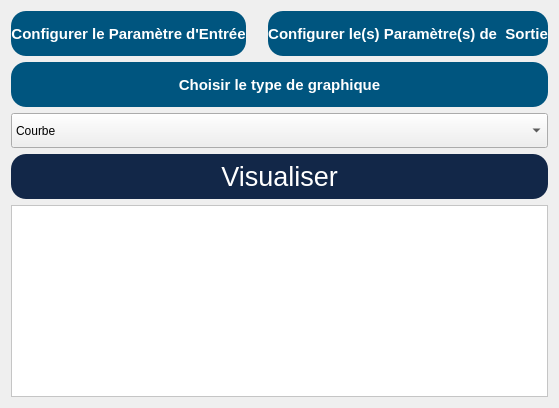
             <widget class="QWidget" name="page_4">
              <layout class="QGridLayout" name="gridLayout_15">
               <item row="0" column="0">
                <layout class="QHBoxLayout" name="horizontalLayout_41">
                 <property name="spacing">
                  <number>22</number>
                 </property>
                 <item>
                  <widget class="QPushButton" name="Browse_Files_18">
                   <property name="minimumSize">
                    <size>
                     <width>100</width>
                     <height>45</height>
                    </size>
                   </property>
                   <property name="styleSheet">
                    <string notr="true">QPushButton{
 background-color: rgb(0, 85, 127);
 color: rgb(255, 255, 255);
 border: none;
 border-radius: 15px;
 font-weight: bold;
 font-size:15px
}</string>
                   </property>
                   <property name="text">
                    <string>Configurer le Paramètre d'Entrée</string>
                   </property>
                   <property name="checkable">
                    <bool>true</bool>
                   </property>
                   <property name="autoExclusive">
                    <bool>true</bool>
                   </property>
                  </widget>
                 </item>
                 <item>
                  <widget class="QPushButton" name="Browse_Files_19">
                   <property name="minimumSize">
                    <size>
                     <width>100</width>
                     <height>45</height>
                    </size>
                   </property>
                   <property name="styleSheet">
                    <string notr="true">QPushButton{
 background-color: rgb(0, 85, 127);
 color: rgb(255, 255, 255);
 border: none;
 border-radius: 15px;
 font-weight: bold;
 font-size:15px
}</string>
                   </property>
                   <property name="text">
                    <string>Configurer le(s) Paramètre(s) de  Sortie</string>
                   </property>
                   <property name="checkable">
                    <bool>true</bool>
                   </property>
                   <property name="autoExclusive">
                    <bool>true</bool>
                   </property>
                  </widget>
                 </item>
                </layout>
               </item>
               <item row="1" column="0">
                <widget class="QPushButton" name="Browse_Files_27">
                 <property name="minimumSize">
                  <size>
                   <width>100</width>
                   <height>45</height>
                  </size>
                 </property>
                 <property name="styleSheet">
                  <string notr="true">QPushButton{
 background-color: rgb(0, 85, 127);
 color: rgb(255, 255, 255);
 border: none;
 border-radius: 15px;
 font-weight: bold;
 font-size:15px
}</string>
                 </property>
                 <property name="text">
                  <string>Choisir le type de graphique</string>
                 </property>
                 <property name="checkable">
                  <bool>true</bool>
                 </property>
                 <property name="autoExclusive">
                  <bool>true</bool>
                 </property>
                </widget>
               </item>
               <item row="2" column="0">
                <widget class="QComboBox" name="comboBox">
                 <property name="minimumSize">
                  <size>
                   <width>0</width>
                   <height>35</height>
                  </size>
                 </property>
                 <property name="maximumSize">
                  <size>
                   <width>16777215</width>
                   <height>35</height>
                  </size>
                 </property>
                 <property name="styleSheet">
                  <string notr="true">color: rgb(0, 0, 0);</string>
                 </property>
                 <item>
                  <property name="text">
                   <string>Courbe</string>
                  </property>
                 </item>
                 <item>
                  <property name="text">
                   <string>Histogramme</string>
                  </property>
                 </item>
                 <item>
                  <property name="text">
                   <string>Diagramme de dispersion</string>
                  </property>
                 </item>
                </widget>
               </item>
               <item row="3" column="0">
                <widget class="QPushButton" name="Start_analysis_button_8">
                 <property name="minimumSize">
                  <size>
                   <width>185</width>
                   <height>45</height>
                  </size>
                 </property>
                 <property name="font">
                  <font>
                   <pointsize>20</pointsize>
                  </font>
                 </property>
                 <property name="styleSheet">
                  <string notr="true">QPushButton {
border-radius: 15px; 
color: rgb(255, 255, 255);
background-color: rgb(18, 39, 72);

}</string>
                 </property>
                 <property name="text">
                  <string>Visualiser</string>
                 </property>
                 <property name="icon">
                  <iconset resource="resources.qrc">
                   <normaloff>:/&lt;no prefix&gt;/icons/icons8-analysis-50 (2).png</normaloff>:/&lt;no prefix&gt;/icons/icons8-analysis-50 (2).png</iconset>
                 </property>
                 <property name="iconSize">
                  <size>
                   <width>28</width>
                   <height>26</height>
                  </size>
                 </property>
                 <property name="checkable">
                  <bool>true</bool>
                 </property>
                 <property name="autoExclusive">
                  <bool>true</bool>
                 </property>
                </widget>
               </item>
               <item row="4" column="0">
                <widget class="QChartView" name="graphicsView_9">
                 <property name="styleSheet">
                  <string notr="true">background-color: rgb(85, 255, 127);
background-color: rgb(255, 255, 255);</string>
                 </property>
                </widget>
               </item>
              </layout>
             </widget>
